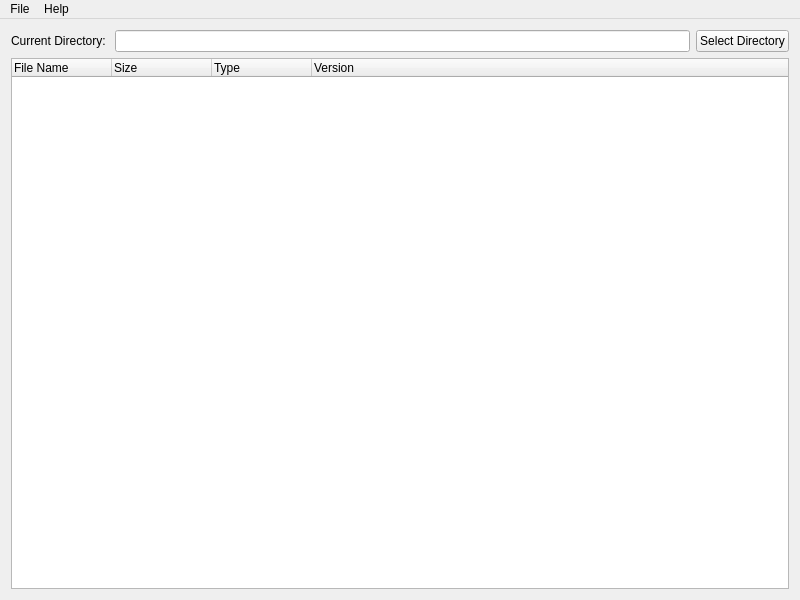
<?xml version="1.0" encoding="UTF-8"?>
<ui version="4.0">
 <class>MainWindow</class>
 <widget class="QMainWindow" name="MainWindow">
  <property name="geometry">
   <rect>
    <x>0</x>
    <y>0</y>
    <width>800</width>
    <height>600</height>
   </rect>
  </property>
  <property name="windowTitle">
   <string>SPIERSversion</string>
  </property>
  <widget class="QWidget" name="centralWidget">
   <property name="sizePolicy">
    <sizepolicy hsizetype="Expanding" vsizetype="Expanding">
     <horstretch>0</horstretch>
     <verstretch>0</verstretch>
    </sizepolicy>
   </property>
   <property name="styleSheet">
    <string notr="true"/>
   </property>
   <layout class="QVBoxLayout" name="verticalLayout_3">
    <item>
     <layout class="QVBoxLayout" name="verticalLayout">
      <item>
       <layout class="QHBoxLayout" name="horizontalLayout_2">
        <property name="leftMargin">
         <number>0</number>
        </property>
        <property name="topMargin">
         <number>0</number>
        </property>
        <item>
         <widget class="QLabel" name="directoryPathLabel">
          <property name="text">
           <string>Current Directory: </string>
          </property>
         </widget>
        </item>
        <item>
         <widget class="QLineEdit" name="directoryPath">
          <property name="enabled">
           <bool>true</bool>
          </property>
          <property name="readOnly">
           <bool>true</bool>
          </property>
         </widget>
        </item>
        <item>
         <widget class="QPushButton" name="selectDirectoryButton">
          <property name="text">
           <string>Select Directory</string>
          </property>
         </widget>
        </item>
       </layout>
      </item>
      <item>
       <layout class="QHBoxLayout" name="horizontalLayout">
        <item>
         <widget class="QTreeWidget" name="treeWidget">
          <attribute name="headerDefaultSectionSize">
           <number>100</number>
          </attribute>
          <attribute name="headerMinimumSectionSize">
           <number>40</number>
          </attribute>
          <column>
           <property name="text">
            <string>File Name</string>
           </property>
          </column>
          <column>
           <property name="text">
            <string>Size</string>
           </property>
          </column>
          <column>
           <property name="text">
            <string>Type</string>
           </property>
          </column>
          <column>
           <property name="text">
            <string>Version</string>
           </property>
          </column>
         </widget>
        </item>
       </layout>
      </item>
     </layout>
    </item>
   </layout>
  </widget>
  <widget class="QMenuBar" name="menuBar">
   <property name="geometry">
    <rect>
     <x>0</x>
     <y>0</y>
     <width>800</width>
     <height>21</height>
    </rect>
   </property>
   <widget class="QMenu" name="menuFile">
    <property name="title">
     <string>File</string>
    </property>
    <addaction name="actionExit"/>
   </widget>
   <widget class="QMenu" name="menuHelp">
    <property name="title">
     <string>Help</string>
    </property>
    <addaction name="actionCode_on_GitHub"/>
    <addaction name="actionBugIssueFeatureRequest"/>
    <addaction name="separator"/>
    <addaction name="actionAbout"/>
   </widget>
   <addaction name="menuFile"/>
   <addaction name="menuHelp"/>
  </widget>
  <action name="actionBugIssueFeatureRequest">
   <property name="text">
    <string>Report Bug/Issue/Feature Request</string>
   </property>
  </action>
  <action name="actionCode_on_GitHub">
   <property name="text">
    <string>Code on GitHub</string>
   </property>
  </action>
  <action name="actionAbout">
   <property name="text">
    <string>About...</string>
   </property>
  </action>
  <action name="actionExit">
   <property name="text">
    <string>Exit</string>
   </property>
   <property name="shortcut">
    <string>Ctrl+X</string>
   </property>
   <property name="shortcutContext">
    <enum>Qt::ApplicationShortcut</enum>
   </property>
  </action>
 </widget>
 <layoutdefault spacing="6" margin="11"/>
 <resources/>
 <connections/>
</ui>
